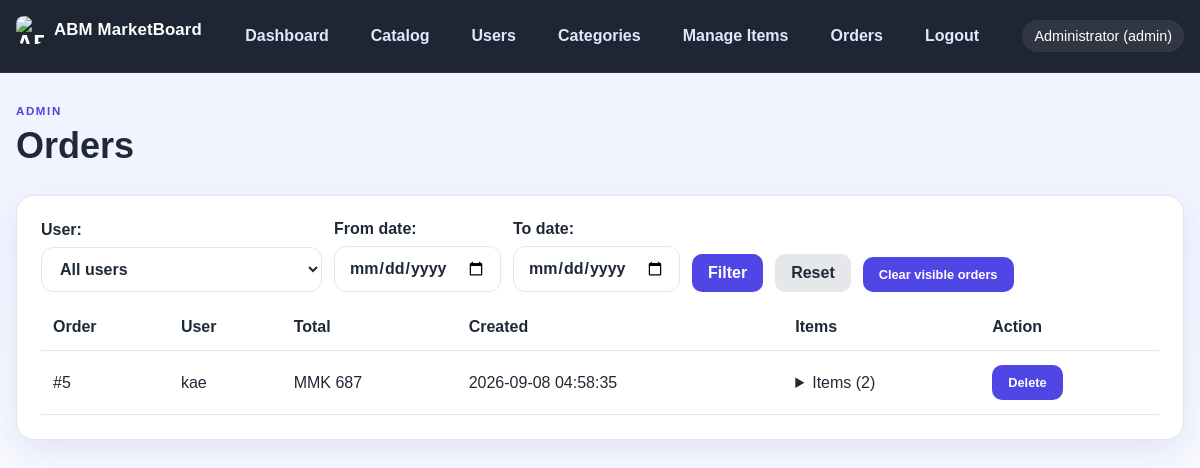
The app's page /admin/orders.php (signed in), older data.
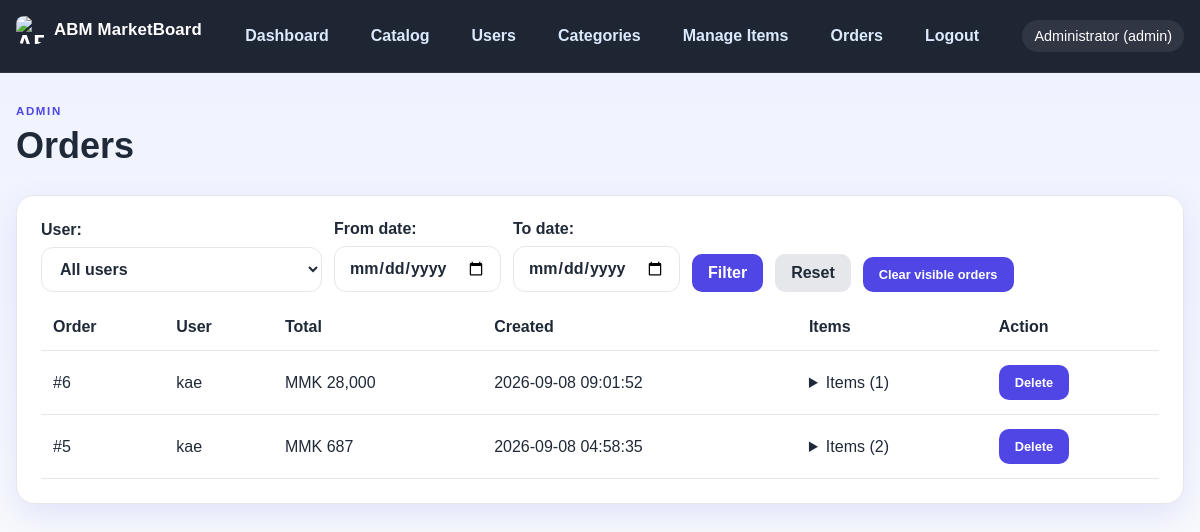
The same page, newer data.
### tables this page shows
CREATE TABLE orders (
        id INTEGER PRIMARY KEY AUTOINCREMENT,
        user_id INTEGER NOT NULL,
        total INTEGER NOT NULL DEFAULT 0,
        status TEXT NOT NULL DEFAULT "pending",
        created_at DATETIME DEFAULT CURRENT_TIMESTAMP,
        FOREIGN KEY (user_id) REFERENCES users(id) ON DELETE CASCADE
    );

CREATE TABLE users (
            id INTEGER PRIMARY KEY AUTOINCREMENT,
            name TEXT NOT NULL,
            email TEXT NOT NULL UNIQUE,
            password TEXT NOT NULL,
            role TEXT NOT NULL DEFAULT 'user',
            created_at DATETIME DEFAULT CURRENT_TIMESTAMP
        , approved INTEGER NOT NULL DEFAULT 0);

### app/db.php (called while the page is built, shortened)
<?php
function getDb(): PDO
{
    static $pdo = null;
    if ($pdo === null) {
        $pdo = new PDO('sqlite:' . DB_PATH);
        $pdo->setAttribute(PDO::ATTR_ERRMODE, PDO::ERRMODE_EXCEPTION);
        $pdo->setAttribute(PDO::ATTR_DEFAULT_FETCH_MODE, PDO::FETCH_ASSOC);
        $pdo->exec('PRAGMA foreign_keys = ON;');
        initializeDatabase($pdo);
    }
    return $pdo;
}
function initializeDatabase(PDO $pdo): void
{
    $pdo->exec('CREATE TABLE IF NOT EXISTS users (
        id INTEGER PRIMARY KEY AUTOINCREMENT,
        name TEXT NOT NULL,
        email TEXT NOT NULL UNIQUE,
        password TEXT NOT NULL,
        role TEXT NOT NULL DEFAULT "user",
        approved INTEGER NOT NULL DEFAULT 0,
        created_at DATETIME DEFAULT CURRENT_TIMESTAMP
    )');
    $pdo->exec('CREATE TABLE IF NOT EXISTS items (
        id INTEGER PRIMARY KEY AUTOINCREMENT,
        name TEXT NOT NULL,
        description TEXT NOT NULL,
        details TEXT NOT NULL,
        price REAL NOT NULL DEFAULT 0,
        image TEXT,
        category TEXT NOT NULL DEFAULT "General",
        barcode TEXT,
        created_at DATETIME DEFAULT CURRENT_TIMESTAMP
    )');
    $pdo->exec('CREATE TABLE IF NOT EXISTS categories (
        id INTEGER PRIMARY KEY AUTOINCREMENT,
        name TEXT NOT NULL UNIQUE,
        created_at DATETIME DEFAULT CURRENT_TIMESTAMP
    )');
    $pdo->exec('CREATE TABLE IF NOT EXISTS messages (
        id INTEGER PRIMARY KEY AUTOINCREMENT,
        sender_id INTEGER,
        sender_name TEXT NOT NULL,
        message TEXT NOT NULL,
        is_announcement INTEGER NOT NULL DEFAULT 0,
        created_at DATETIME DEFAULT CURRENT_TIMESTAMP,
        FOREIGN KEY (sender_id) REFERENCES users(id) ON DELETE SET NULL
    )');
    $pdo->exec('CREATE TABLE IF NOT EXISTS orders (
        id INTEGER PRIMARY KEY AUTOINCREMENT,
        user_id INTEGER NOT NULL,
        total INTEGER NOT NULL DEFAULT 0,
        status TEXT NOT NULL DEFAULT "pending",
        created_at DATETIME DEFAULT CURRENT_TIMESTAMP,
        FOREIGN KEY (user_id) REFERENCES users(id) ON DELETE CASCADE
    )');
    $pdo->exec('CREATE TABLE IF NOT EXISTS order_items (
        id INTEGER PRIMARY KEY AUTOINCREMENT,
        order_id INTEGER NOT NULL,
        item_id INTEGER NOT NULL,
        price INTEGER NOT NULL,
        quantity INTEGER NOT NULL DEFAULT 1,
        FOREIGN KEY (order_id) REFERENCES orders(id) ON DELETE CASCADE,
        FOREIGN KEY (item_id) REFERENCES items(id) ON DELETE CASCADE
    )');
    try {
        $pdo->query('SELECT is_announcement FROM messages LIMIT 1');
    } catch (Exception $e) {
        try {
            $pdo->exec('ALTER TABLE messages ADD COLUMN is_announcement INTEGER NOT NULL DEFAULT 0');
        } catch (Exception $ignored) {
        }
    }
    try {
        $pdo->query('SELECT approved FROM users LIMIT 1');
    } catch (Exception $e) {
        try {
            $pdo->exec('ALTER TABLE users ADD COLUMN approved INTEGER NOT NULL DEFAULT 0');
        } catch (Exception $ignored) {
        }
    }
    try {
        $pdo->query('SELECT barcode FROM items LIMIT 1');
    } catch (Exception $e) {
        try {
            $pdo->exec('ALTER TABLE items ADD COLUMN barcode TEXT');
        } catch (Exception $ignored) {
        }
    }
    $count = (int) $pdo->query('SELECT COUNT(*) FROM users WHERE email = "admin@demo.com"')->fetchColumn();
}
function getAllOrders(): array
{
    $stmt = getDb()->query('SELECT o.*, u.email, u.name, u.role FROM orders o LEFT JOIN users u ON u.id = o.user_id ORDER BY o.created_at DESC');
    return $stmt->fetchAll();
}
function getOrderItems(int $orderId): array
{
    $stmt = getDb()->prepare('SELECT oi.*, i.name FROM order_items oi LEFT JOIN items i ON i.id = oi.item_id WHERE oi.order_id = ?');
    $stmt->execute([$orderId]);
    return $stmt->fetchAll();
}

### app/helpers.php (called while the page is built, shortened)
<?php
require_once __DIR__ . '/db.php';
function e(string $value): string
{
    return htmlspecialchars($value, ENT_QUOTES, 'UTF-8');
}
function formatPrice(float $amount): string
{
    return 'MMK ' . number_format((int) round($amount), 0, '.', ',');
}

### public/admin/orders.php (the view, shortened to what the changed rows need)
<?php
require_once __DIR__ . '/../../app/helpers.php';
$allOrders = getAllOrders();
$orders = [];
foreach ($allOrders as $order) {
    $orders[] = $order;
}
usort($orders, function ($a, $b) {
    return strtotime((string) $b['created_at']) <=> strtotime((string) $a['created_at']);
});
include __DIR__ . '/../../app/partials/header.php';
?>
<section class="page-header">
    <div>
        <h1>Orders</h1>
    </div>
</section>
<div class="section-block">
    <?php if (empty($orders)): ?>
        <p>No orders found.</p>
    <?php else: ?>
        <table>
            <thead>
                <tr>
                    <th>Order</th>
                    <th>User</th>
                    <th>Total</th>
                    <th>Created</th>
                    <th>Items</th>
                    <th>Action</th>
                </tr>
            </thead>
            <tbody>
            <?php foreach ($orders as $o): $items = getOrderItems((int) $o['id']); ?>
                <tr>
                    <td>#<?= (int) $o['id'] ?></td>
                    <td><?= e($o['name'] ?? $o['email'] ?? 'User') ?></td>
                    <td><?= formatPrice((float) $o['total']) ?></td>
                    <td><?= e($o['created_at']) ?></td>
                    <td>
                        <details>
                            <summary>Items (<?= count($items) ?>)</summary>
                        </details>
                    </td>
                    <td>
                        <form method="post" style="margin:0;">
                            <button type="submit" class="clear-btn">Delete</button>
                        </form>
                    </td>
                </tr>
            <?php endforeach; ?>
            </tbody>
        </table>
    <?php endif; ?>
</div>
<?php include __DIR__ . '/../../app/partials/footer.php'; ?>

Row changes from the older to the newer data that the page shows:
added orders: id "6", user.name "kae", total "MMK 28,000", created_at "2026-09-08 09:01:52", count($items) "1"
